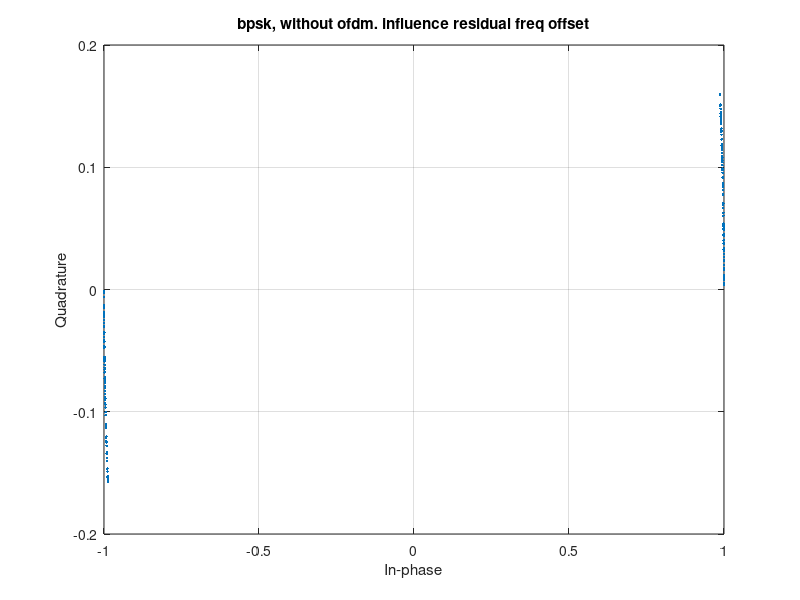
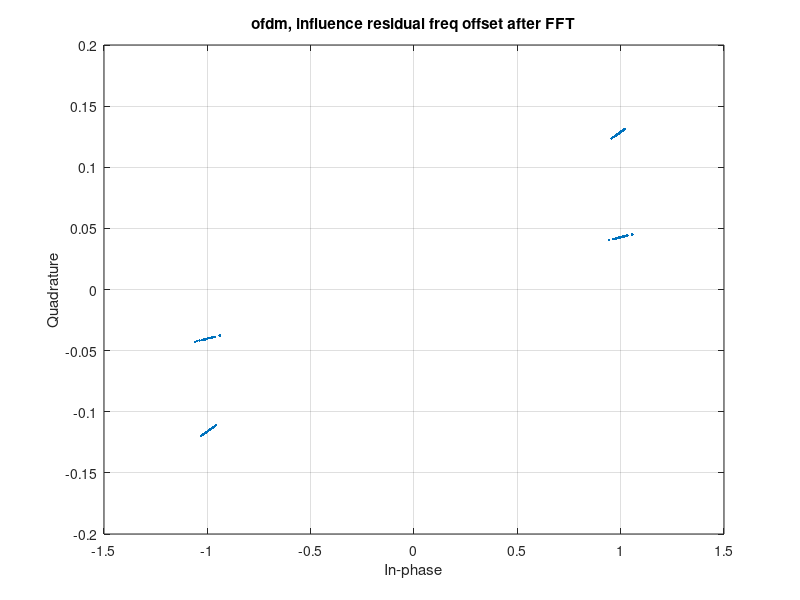

The MATLAB script that drew these images, in order:
%%
% 

Fd = 10 * 10^6;
N_sample = 2 * 64;
deltaF = 2000; % Гц

% bpsk_data = ones(1, N_sample);
bpsk_data = randi([0, 1], 1, N_sample);
bpsk_data = 2 * bpsk_data - 1;

freq_offset = exp(1i * 2 * pi * deltaF * (1 : N_sample) / Fd);
bpsk_data_freq_offset = bpsk_data .* freq_offset;

scatterplot(bpsk_data_freq_offset);
title('bpsk, without ofdm. influence residual freq offset');
grid on;

% tx_bpsk_sym = ones(1, N_sample);
tx_bpsk_sym = randi([0, 1], 1, N_sample);
tx_bpsk_sym = 2 * tx_bpsk_sym - 1;

tx_ofdm_sym = reshape(tx_bpsk_sym, 64, N_sample/64);
tx_ofdm_sym = ifft(tx_ofdm_sym, 64);
tx_ofdm_sym = reshape(tx_ofdm_sym, 1, N_sample);

tx_ofdm_sym_freq_offset = tx_ofdm_sym .* freq_offset;
tx_ofdm_sym_freq_offset = reshape(tx_ofdm_sym_freq_offset, 64, N_sample/64);
tx_ofdm_sym_freq_offset = fft(tx_ofdm_sym_freq_offset, 64);
tx_ofdm_sym_freq_offset = reshape(tx_ofdm_sym_freq_offset, 1, N_sample);

scatterplot(tx_ofdm_sym_freq_offset);
title('ofdm, influence residual freq offset after FFT');
grid on;
